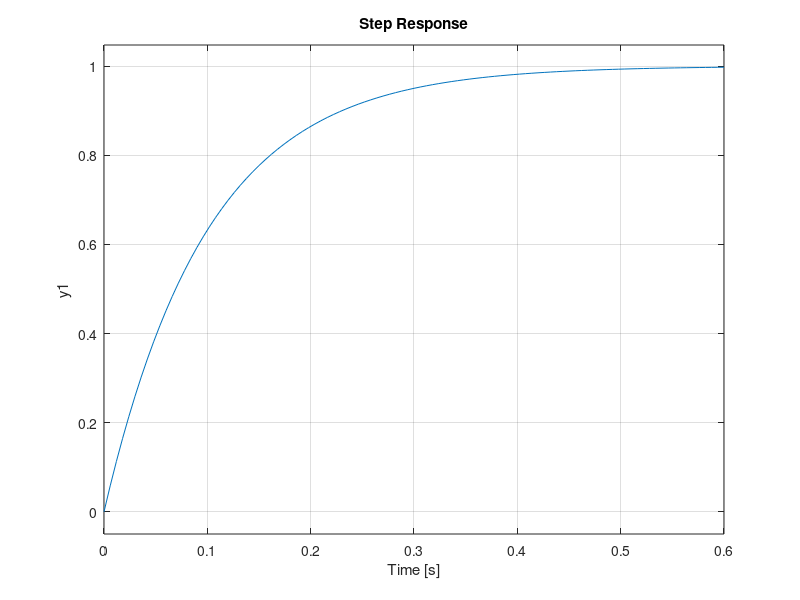
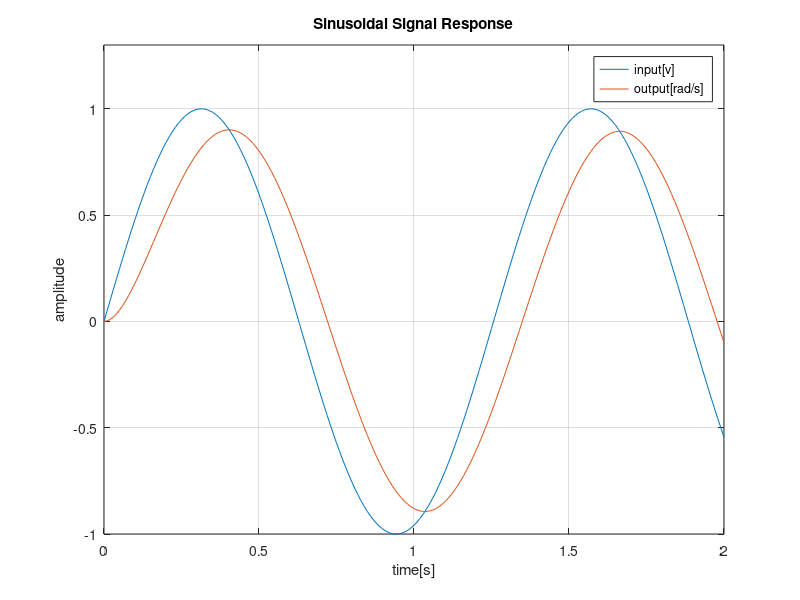
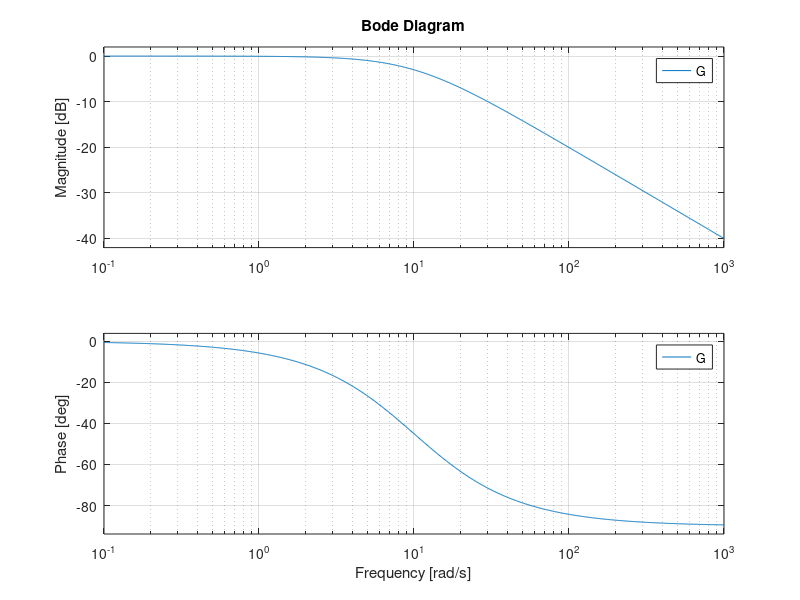
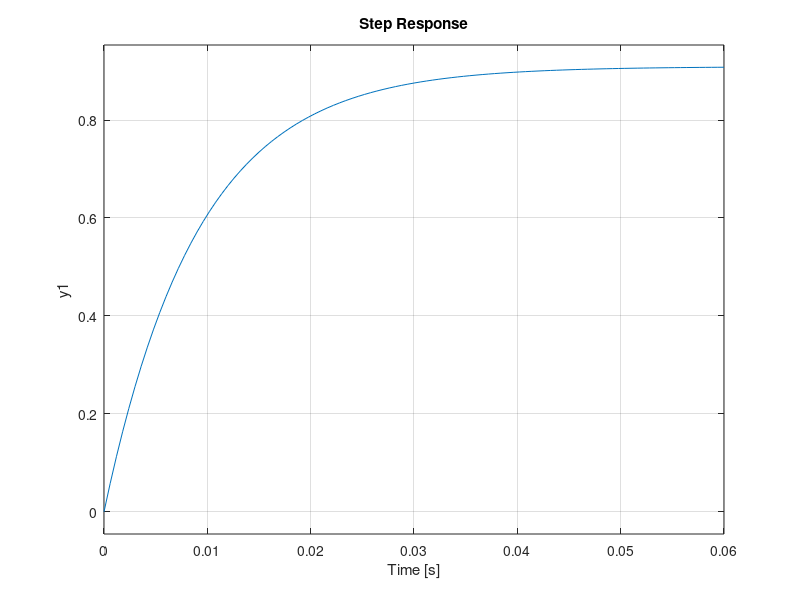

The MATLAB source for these figures, in order: (Note: this script raises an error after producing the figures.)
% Velocity control

% step response
s=tf('s')
G = 1/(0.1*s+1)
figure(1)
step(G)
grid on

% sin response
t=[0:0.01:2]
u = sin(5*t)

[y,t]=lsim(G,u,t)

figure(2)
plot(t,u,t,y,LineWidth=2)
grid on
legend input[v] output[rad/s]
xlabel time[s]
ylabel amplitude
axis ([0 2 -1 1.3])
title 'Sinusoidal Signal Response'

figure(3)
bode(G)

figure(4)
step(feedback(10*G,1))

%% second order systems
% System parameters
wn = 1; % Natural frequency (rad/s)

% Damping values
damping_ratios = [0.1, 0.5, 0.7, 1, 1.5];

% Time vector
t = 0:0.01:10;

% Create figure
figure(5)
hold on;
% Plot step response for different damping ratios
for i = 1:length(damping_ratios)
    zeta = damping_ratios(i); % Damping ratio
    sys = tf(wn^2, [1, 2*zeta*wn, wn^2]); % Transfer function
    [y, ~] = step(sys, t); % Step response
    plot(t, y, 'LineWidth', 2);
end

% Add legend
legend('ζ = 0.1', 'ζ = 0.5', 'ζ = 0.7', 'ζ = 1', 'ζ = 1.5', 'Location', 'Southeast');

% Add labels
title('Step Response for Different Damping Ratios of (1/(s^2+2xi+1)');
xlabel('Time (seconds)');
ylabel('Amplitude');
grid on;
hold off;


%% Position control
Gp = 1/(0.1*s+1)
T = Gp/(1+Gp)
figure(6)
step(T)


%% In Lab velocity Control
plot(ScopeData.signals.values(1),ScopeData.signals.values(2))

% Frequency response
frequencies = [0,1,5,10,11,12,20,30]
amplitudes_dB = [8.057504527,8.057504527,7.394916161,5.640135167,5.105450102,4.825235813,1.138097027,-3.818429963] % in dB
phases = [0,-11.17267701,-38.67465117,-68.75493542,-75.63042896,-79.06817573,-103.1324031,-128.9155039] % in Degrees
amplitudes = [2.528571429,2.528571429,2.342857143,1.914285714,1.8,1.742857143,1.14,0.644285714] % Rad/s/v
% Create a frequency response data object
freq_data = idfrd(amplitudes, frequencies, 0);

% Estimate transfer function (change '1' to the desired order of the system)
sys = tfest(freq_data, 1)

% plot bode like plot, with the added points
w = logspace(-1,2,100);
[mag,phase] = bode(sys*(1/(0.05*s+1)),w);

figure(1);
subplot(2,1,1)
semilogx(w,20*log10(squeeze(mag)))
hold on
semilogx(frequencies, 20*log10(amplitudes), '*');

subplot(2,1,2)
semilogx(w,squeeze(phase))
hold on
semilogx(frequencies,phases)

subplot(2,1,1);
ylabel('Magnitude (dB)');
title('Bode Plot with Measured Data Points');
legend('Transfer function', 'Measured Data');
grid on;

subplot(2,1,2);
xlabel('Frequency (Hz)');
ylabel('Phase (degrees)');
grid on;

